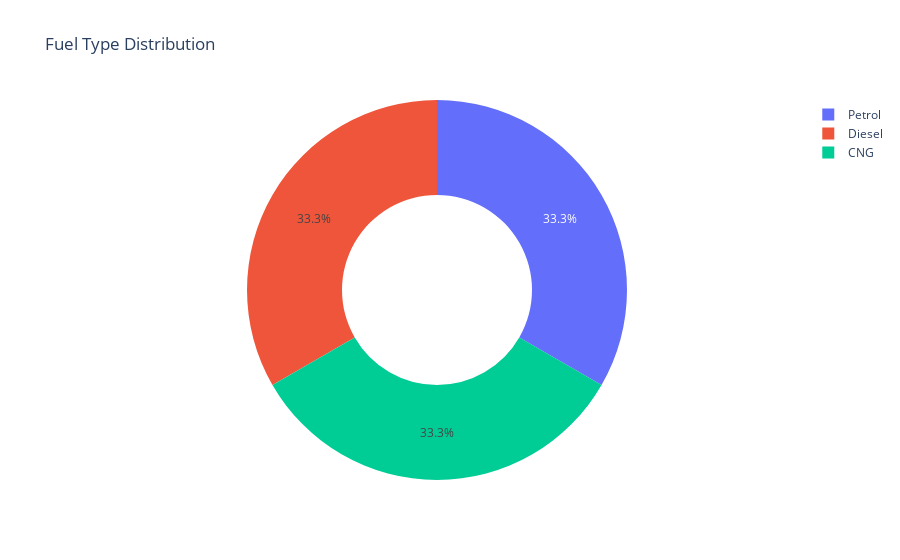

Notebook code cell kept with this figure:
### Code cell
fuel_type_counts = cars['Fuel_Type'].value_counts()

# Creating the donut chart
fig3= px.pie(fuel_type_counts, 
             names=fuel_type_counts.index, 
             title='Fuel Type Distribution', 
             hole=0.5)

# Showing the donut chart
fig3.show()

### Figure 1 — Plotly figure (JSON) as saved in the notebook; plotly's stock layout.template omitted (floating-point values rounded to 4 significant figures)
{"data": [{"domain": {"x": [0, 1], "y": [0, 1]}, "hole": 0.5, "hovertemplate": "index=%{label}<extra></extra>", "labels": ["Petrol", "Diesel", "CNG"], "legendgroup": "", "name": "", "showlegend": true, "type": "pie"}], "layout": {"legend": {"tracegroupgap": 0}, "title": {"text": "Fuel Type Distribution"}}}
